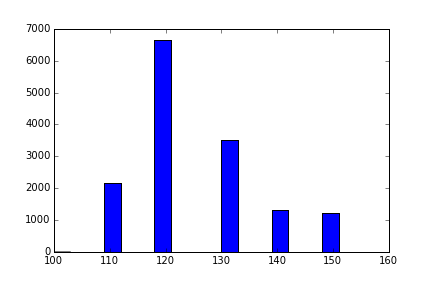
#> input picture histogramas/objetos2.png, 432 x 288 px, found by its file name
$ python areaObjetos.py
#> lines starting #> are read from the running program, lines starting #| are printed output that depends on the picture
# -*- coding: utf-8 -*-
"""
Created on Tue Sep  8 22:04:27 2015

@author: rodrigo
"""

import numpy as np
import cv2
import sys
from matplotlib import pyplot as plt

sys.setrecursionlimit(100000)

img = cv2.imread('objetos2.png', 0)
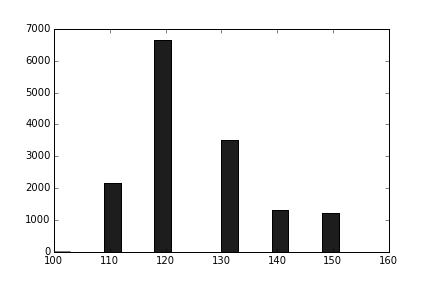
#> img: shape (288, 432); min 0, max 255, mean 235.4

tomInicial = 100
incrementoTom = 10


def visitar(x, y):

    visitados[x][y] = 1
    img[x][y] = contCor

#> (the run stopped early here; a loop or call above may not have finished)

$ run again, with histogramas/objetos1.png copied over histogramas/objetos2.png
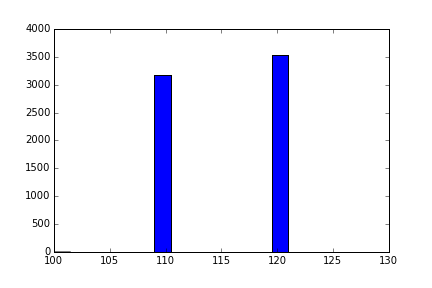
#> input picture histogramas/objetos1.png, 432 x 288 px, found by its file name
#> `img = cv2.imread('objetos2.png', 0)`:
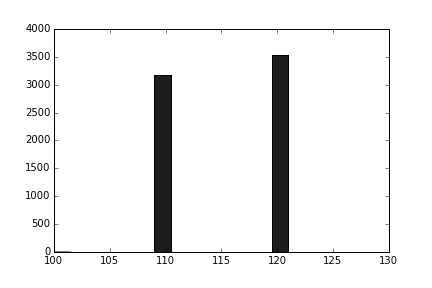
#> img: shape (288, 432); min 0, max 255, mean 238.9

$ run again, with histogramas/objetos3.png copied over histogramas/objetos2.png
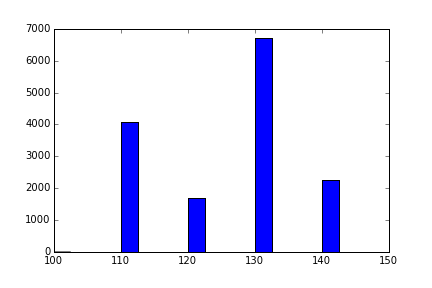
#> input picture histogramas/objetos3.png, 432 x 288 px, found by its file name
#> `img = cv2.imread('objetos2.png', 0)`:
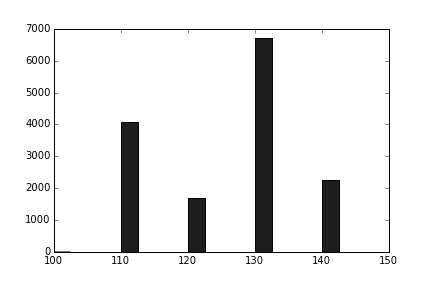
#> img: shape (288, 432); min 0, max 255, mean 235.6
